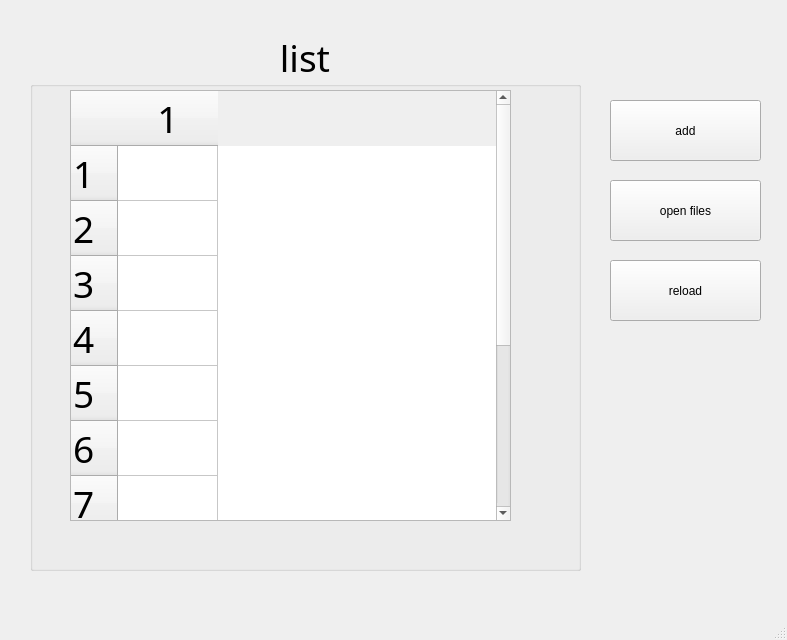
<?xml version="1.0" encoding="UTF-8"?>
<ui version="4.0">
 <class>MainWindow</class>
 <widget class="QMainWindow" name="MainWindow">
  <property name="geometry">
   <rect>
    <x>0</x>
    <y>0</y>
    <width>787</width>
    <height>640</height>
   </rect>
  </property>
  <property name="windowTitle">
   <string>MainWindow</string>
  </property>
  <widget class="QWidget" name="centralwidget">
   <widget class="QGroupBox" name="listbox">
    <property name="geometry">
     <rect>
      <x>30</x>
      <y>30</y>
      <width>551</width>
      <height>541</height>
     </rect>
    </property>
    <property name="font">
     <font>
      <family>Rondalo</family>
      <pointsize>28</pointsize>
     </font>
    </property>
    <property name="title">
     <string>list</string>
    </property>
    <property name="alignment">
     <set>Qt::AlignCenter</set>
    </property>
    <widget class="QTableWidget" name="listtable">
     <property name="geometry">
      <rect>
       <x>40</x>
       <y>60</y>
       <width>441</width>
       <height>431</height>
      </rect>
     </property>
     <property name="rowCount">
      <number>10</number>
     </property>
     <property name="columnCount">
      <number>1</number>
     </property>
     <row/>
     <row/>
     <row/>
     <row/>
     <row/>
     <row/>
     <row/>
     <row/>
     <row/>
     <row/>
     <column/>
    </widget>
   </widget>
   <widget class="QPushButton" name="pushButton">
    <property name="geometry">
     <rect>
      <x>610</x>
      <y>100</y>
      <width>151</width>
      <height>61</height>
     </rect>
    </property>
    <property name="text">
     <string>add</string>
    </property>
   </widget>
   <widget class="QPushButton" name="pushButton_2">
    <property name="geometry">
     <rect>
      <x>610</x>
      <y>180</y>
      <width>151</width>
      <height>61</height>
     </rect>
    </property>
    <property name="text">
     <string>open files</string>
    </property>
   </widget>
   <widget class="QPushButton" name="pushButton_3">
    <property name="geometry">
     <rect>
      <x>610</x>
      <y>260</y>
      <width>151</width>
      <height>61</height>
     </rect>
    </property>
    <property name="text">
     <string>reload</string>
    </property>
   </widget>
  </widget>
  <widget class="QMenuBar" name="menubar">
   <property name="geometry">
    <rect>
     <x>0</x>
     <y>0</y>
     <width>787</width>
     <height>21</height>
    </rect>
   </property>
  </widget>
  <widget class="QStatusBar" name="statusbar"/>
 </widget>
 <resources/>
 <connections/>
</ui>
